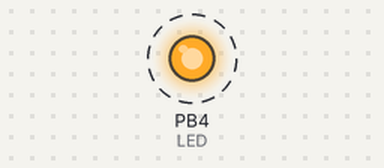
Bench run of a program on a simulated ATtiny85, built with avr-gcc and emulated at 1 MHz. Parts: output pins drawn as LEDs (lit = HIGH). Dashed ring = blinking. Pins used as bus, display or sensor lines are not drawn.

Above: at 0.5 s.
Timing chart, 0 to 4.6 s (numbered marks = the images above):
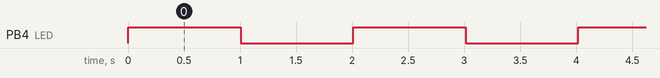

The program:

main.c
```c
#include <avr/interrupt.h>
#include <avr/io.h>
#include <util/delay.h>
#include <stdio.h>

#define LED PB4

#define RX  PB0
#define TX  PB1

#define STATUS  USISR
#define CONTROL USICR
#define DATA    USIDR

volatile uint8_t second_byte_sent = 0;

/*
 * The ATtiny85 has an 8-bit data register, but we need to send a total of 10
 * bits (8 bits of data, plus a start bit at the beginning and a stop bit at
 * the end). To achieve this, we must put the first 8 bits (1x start bit + 7x
 * data bits) in the data register and must keep the remaining bits (1x data
 * bit + 1x stop bit) in memory to be sent later.
 * After the first byte in the data register is sent, the second byte of data
 * with just 2 significant bits is put in the data register to be sent.
 */
char second_byte;

void delay_ms(uint16_t);

ISR(USI_OVF_vect)
{
    /*
     * This interrupt is triggered when the bit counter overflows.
     * If it is not the overflow for the second byte, send the data for the
     * second byte and set the byte counter to overflow after the next two bits
     * are sent.
     * Otherwise, set the TX port to HIGH and turn off USI.
     */
    if (!second_byte_sent) {
	second_byte_sent = 1;
	DATA = second_byte;

	/*
	 * Set the counter value to 0x0E so that it overflows after the next
	 * two bits (16 - 0x0E) are sent.
	 */
	 STATUS |= 0x0E;
    } else {
	PORTB |= (1 << TX);
	CONTROL = 0;
    }

    /*
     * Clear the overflow interrupt flag so that the next interrupt can be
     * triggered
     */
    STATUS |= (1 << USIOIF);
}

uint8_t reverse(uint8_t b)
{
    /*
     * Reverse the bits of the given byte.
     */
    b = (b & 0xF0) >> 4 | (b & 0x0F) << 4;
    b = (b & 0xCC) >> 2 | (b & 0x33) << 2;
    b = (b & 0xAA) >> 1 | (b & 0x55) << 1;
    return b;
}

void init(void)
{
    /*
     * Set the LED and TX to output
     */
    DDRB |= (1 << LED) | (1 << TX);

    /*
     * Set the Timer/Counter 0 to CTC mode. In this mode, it will overflow when
     * it reaches the value in OCR0A.
     */
    TCCR0A |= (1 << WGM01);

    /*
     * Disable pre-scaling
     */
    TCCR0B |= (1 << CS00);

    /*
     * Set the overflow value to 0x68. At a clock frequency of 1MHz, this
     * yields 9600bps.
     */
    OCR0A |= 0x68;

    sei();
}

int main(void)
{
    init();

    while (1) {
	/*
	 * Set the TX port to high
	 */
	PORTB |= 1 << TX;

	/*
	 * Reset the 'second byte sent' flag
	 */
	second_byte_sent = 0;

	/*
	 * The data register sends the most significant bit (MSB) to the TX
	 * port first, but UART requires the least signficant bit (LSB) to be
	 * sent first. So we have to reverse the bits in the data byte before
	 * putting it in the data register.
	 */
	uint8_t reversed = reverse('A');

	/*
	 * Put the first 8 bits in the data register and hold the remaining two
	 * bits in memory so that they can be sent afterwards.
	 * The first bit to be sent out must be the start LOW bit, therefore
	 * shift the data bits right so that the most significant bit generates
	 * a LOW on the TX port.
	 * The last bit to be sent out must be the stop HIGH bit, and there is
	 * only one remaining data bit to be sent out after the first 7 data
	 * bits have been put in the data register; therefore, shift the last
	 * bit to the MSB position and fill the rest with 1s.
	 */
	DATA = reversed >> 1;
	second_byte = (reversed << 7) | (0xFF >> 1);

	/*
	 * Set the counter value to 0x08 (16 - 8) so that it overflows after 8
	 * data bits have been sent.
	 */
	STATUS |= 0x08;

	/*
	 * Enable the USI, setting it to use Timer/Counter 0 as the clock
	 */
	CONTROL |= (1 << USIOIE) | (1 << USICS0) | (0 << USIWM1) | (1 << USIWM0);

	/*
	 * Clear the overflow interrupt flag so that the next interrupt can be
	 * triggered
	 */
	STATUS |= (1 << USIOIF);

	/*
	 * Start the timer counter
	 */
	TCNT0 = 0;

	PORTB ^= (1 << LED);
	delay_ms(1000);
    }
}

void delay_ms(uint16_t ms)
{
    while (--ms > 0)
        _delay_ms(1);
}
```

Measured:
- by itself, PB4 (LED): alternates HIGH for 1.0 s and LOW for 1.0 s
